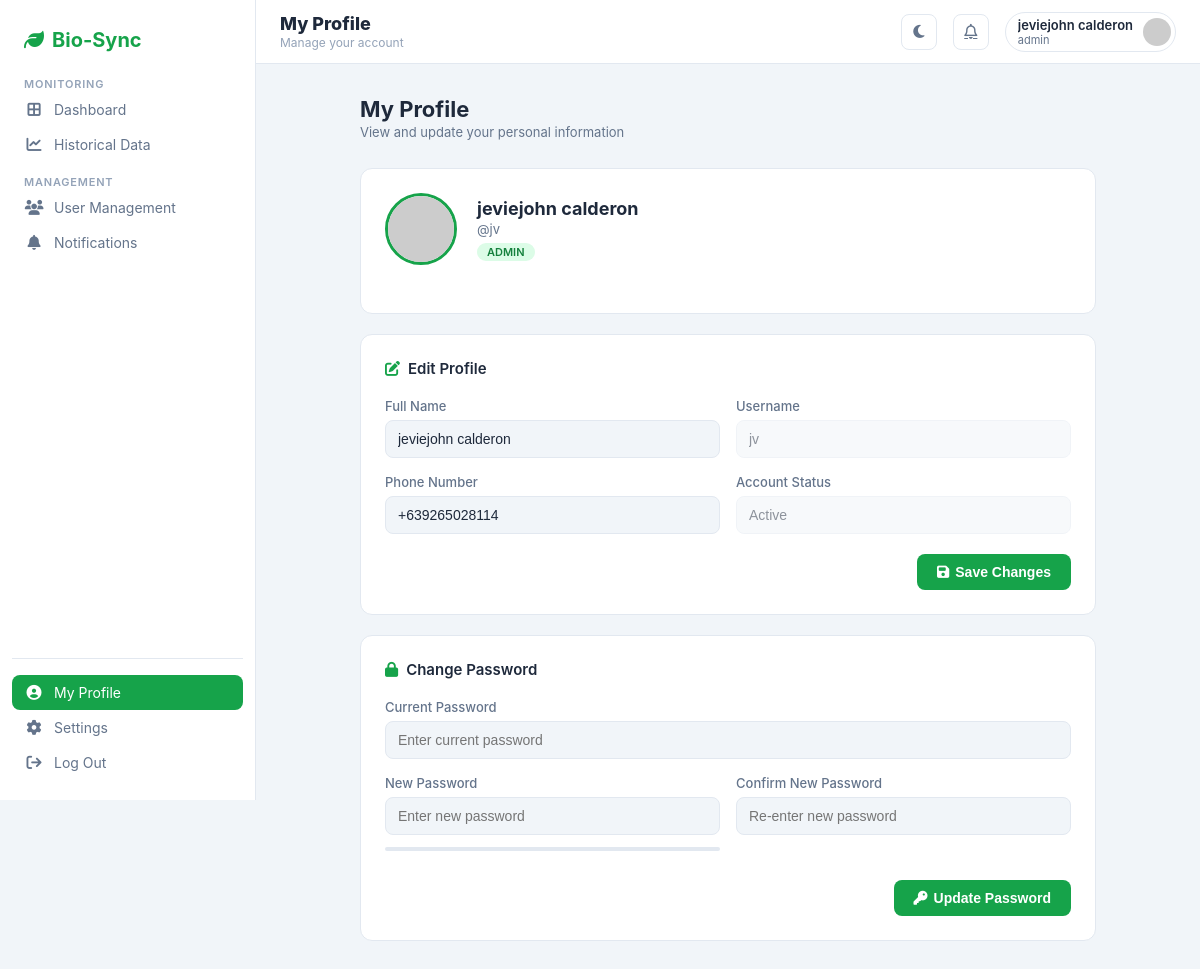
The app's page /profile.php (signed in) with its own data.
### tables this page shows
CREATE TABLE `users` (
  `id` int(11) NOT NULL,
  `full_name` varchar(100) NOT NULL,
  `username` varchar(255) NOT NULL,
  `password_hash` varchar(255) NOT NULL,
  `status` varchar(20) DEFAULT 'active',
  `role` varchar(20) DEFAULT 'user',
  `phone` varchar(20) DEFAULT NULL,
  `avatar_url` varchar(255) DEFAULT NULL
);

### profile.php (the view, shortened to what this page needs)
<?php
$userName = $_SESSION['user_name'] ?? '';
$userId   = $_SESSION['user_id'];
$isAdmin  = isset($_SESSION['user_role']) && strtolower($_SESSION['user_role']) === 'admin';
$pdo = getDB();
$stmt = $pdo->prepare("SELECT full_name, username, phone, role, status, avatar_url FROM users WHERE id = :id");
$stmt->execute(['id' => $userId]);
$user = $stmt->fetch();
function avatarUrl(?string $custom, string $name, int $size = 128): string {
    return 'https://ui-avatars.com/api/?name=' . urlencode($name) . '&background=16a34a&color=fff&size=' . $size;
}
$hasCustomAvatar = !empty($user['avatar_url']) && avatarUrl($user['avatar_url'], '') === $user['avatar_url'];
?>
<!DOCTYPE html>
<html lang="en">
<head>
    <link rel="stylesheet" href="https://cdnjs.cloudflare.com/ajax/libs/font-awesome/6.5.0/css/all.min.css">
</head>
<body>
<aside class="sidebar" id="sidebar">
    <div class="sidebar-logo">
        <i class="fa-solid fa-leaf"></i> Bio-Sync
    </div>
    <div class="nav-group">
        <span class="nav-label">Monitoring</span>
        <a href="dashboard.php"         class="nav-link"><i class="fa-solid fa-border-all"></i> Dashboard</a>
        <a href="historicaldatapage.php" class="nav-link"><i class="fa-solid fa-chart-line"></i> Historical Data</a>
    </div>
    <div class="nav-group">
        <span class="nav-label">Management</span>
        <?php if ($isAdmin): ?>
            <a href="usermanagement.php" class="nav-link"><i class="fa-solid fa-users"></i> User Management</a>
        <?php endif; ?>
        <a href="notificationspage.php" class="nav-link"><i class="fa-solid fa-bell"></i> Notifications</a>
    </div>
    <div class="sidebar-footer">
        <a href="profile.php" class="nav-link active"><i class="fa-solid fa-circle-user"></i> My Profile</a>
        <?php if ($isAdmin): ?>
        <a href="#" class="nav-link" id="settingsLink"><i class="fa-solid fa-gear"></i> Settings</a>
        <?php endif; ?>
        <a href="logout.php" class="nav-link logout" onclick="confirmLogout(event)">
            <i class="fa-solid fa-arrow-right-from-bracket"></i> Log Out
        </a>
    </div>
</aside>
<div class="main">
<header class="topbar">
    <div class="topbar-left">
        <div>
            <div class="topbar-title">My Profile</div>
            <div class="topbar-sub">Manage your account</div>
        </div>
    </div>
    <div class="topbar-right">
        <button id="themeBtn" class="icon-btn"><i id="themeIcon" class="fa-solid fa-moon"></i></button>
        <a href="notificationspage.php" class="icon-btn" title="Notifications">
            <i class="fa-regular fa-bell"></i>
        </a>
        <div class="user-chip">
            <div>
                <div class="user-chip-name"><?php echo htmlspecialchars($userName); ?></div>
                <div class="user-chip-role"><?php echo htmlspecialchars($_SESSION['user_role'] ?? 'User'); ?></div>
            </div>
            <img src="<?php echo htmlspecialchars(avatarUrl($user['avatar_url'] ?? null, $userName, 64)); ?>" alt="Avatar">
        </div>
    </div>
</header>
<main class="main-content">
    <div class="page-head">
        <h1>My Profile</h1>
        <p>View and update your personal information</p>
    </div>
    <div class="card">
        <div class="avatar-section">
            <img class="avatar-img"
                 src="<?php echo htmlspecialchars(avatarUrl($user['avatar_url'] ?? null, $user['full_name'])); ?>"
                 alt="Avatar" id="avatarImg" data-custom="<?php echo $hasCustomAvatar ? '1' : '0'; ?>">
            <div class="avatar-info">
                <h2 id="displayName"><?php echo htmlspecialchars($user['full_name']); ?></h2>
                <p>@<?php echo htmlspecialchars($user['username']); ?></p>
                <span class="role-badge <?php echo strtolower($user['role']) === 'admin' ? 'role-admin' : 'role-user'; ?>">
                    <?php echo htmlspecialchars($user['role']); ?>
                </span>
            </div>
        </div>
    </div>
    <div class="card">
        <div class="card-title">
            <i class="fa-solid fa-pen-to-square"></i> Edit Profile
        </div>
        <form id="profileForm">
            <div class="form-row">
                <div class="form-group">
                    <label for="fullNameInput">Full Name</label>
                    <input type="text" name="full_name" id="fullNameInput" maxlength="100" autocomplete="name"
                           value="<?php echo htmlspecialchars($user['full_name']); ?>"
                           placeholder="Enter your full name" required>
                </div>
                <div class="form-group">
                    <label>Username</label>
                    <input type="text" value="<?php echo htmlspecialchars($user['username']); ?>"
                           disabled title="Username cannot be changed">
                </div>
                <div class="form-group">
                    <label for="phoneInput">Phone Number</label>
                    <input type="tel" inputmode="tel" autocomplete="tel" maxlength="20" name="phone" id="phoneInput"
                           value="<?php echo htmlspecialchars($user['phone'] ?? ''); ?>"
                           placeholder="e.g. +639265028114">
                </div>
                <div class="form-group">
                    <label>Account Status</label>
                    <input type="text" value="<?php echo htmlspecialchars($user['status']); ?>" disabled>
                </div>
            </div>
            <div class="btn-row">
                <button type="submit" class="btn btn-primary" id="saveProfileBtn">
                    <i class="fa-solid fa-floppy-disk" style="margin-right:6px;"></i>Save Changes
                </button>
            </div>
        </form>
    </div>
    <div class="card">
        <div class="card-title">
            <i class="fa-solid fa-lock"></i> Change Password
        </div>
        <form id="passwordForm">
            <div class="form-row">
                <div class="form-group full">
                    <label for="currentPass">Current Password</label>
                    <input type="password" name="current_password" id="currentPass" autocomplete="current-password"
                           placeholder="Enter current password">
                </div>
                <div class="form-group">
                    <label for="newPass">New Password</label>
                    <input type="password" name="new_password" id="newPass" autocomplete="new-password" maxlength="72"
                           placeholder="Enter new password" oninput="checkStrength(this.value)">
                    <div class="strength-bar" id="strengthBar"></div>
                </div>
                <div class="form-group">
                    <label for="confirmPass">Confirm New Password</label>
                    <input type="password" name="confirm_password" id="confirmPass" autocomplete="new-password" maxlength="72"
                           placeholder="Re-enter new password">
                </div>
            </div>
            <div class="btn-row">
                <button type="submit" class="btn btn-primary" id="savePassBtn">
                    <i class="fa-solid fa-key" style="margin-right:6px;"></i>Update Password
                </button>
            </div>
        </form>
    </div>
</main>
</div>
</body>
</html>

### records on screen
users: full_name "jeviejohn calderon", username "jv", role "ADMIN", phone "+639265028114", status "Active"

### other values on screen
$userName "jeviejohn calderon"
$_SESSION['user_role'] "admin"
